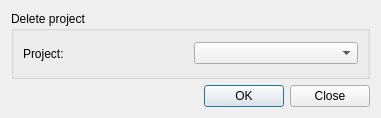
<?xml version="1.0" encoding="UTF-8"?>
<ui version="4.0">
 <class>DeleteProject</class>
 <widget class="QDialog" name="DeleteProject">
  <property name="geometry">
   <rect>
    <x>0</x>
    <y>0</y>
    <width>381</width>
    <height>116</height>
   </rect>
  </property>
  <property name="windowTitle">
   <string>Delete project</string>
  </property>
  <layout class="QGridLayout" name="gridLayout_3">
   <item row="0" column="0">
    <widget class="QGroupBox" name="groupBox">
     <property name="title">
      <string>Delete project</string>
     </property>
     <property name="flat">
      <bool>false</bool>
     </property>
     <layout class="QGridLayout" name="gridLayout_2">
      <item row="0" column="0">
       <layout class="QGridLayout" name="gridLayout">
        <item row="0" column="1">
         <widget class="QComboBox" name="cBoxProject">
          <property name="enabled">
           <bool>true</bool>
          </property>
          <property name="minimumSize">
           <size>
            <width>0</width>
            <height>0</height>
           </size>
          </property>
         </widget>
        </item>
        <item row="0" column="0">
         <widget class="QLabel" name="label_7">
          <property name="enabled">
           <bool>true</bool>
          </property>
          <property name="minimumSize">
           <size>
            <width>0</width>
            <height>27</height>
           </size>
          </property>
          <property name="text">
           <string>Project: </string>
          </property>
         </widget>
        </item>
       </layout>
      </item>
     </layout>
    </widget>
   </item>
   <item row="1" column="0">
    <widget class="QDialogButtonBox" name="buttonBox">
     <property name="orientation">
      <enum>Qt::Horizontal</enum>
     </property>
     <property name="standardButtons">
      <set>QDialogButtonBox::Close|QDialogButtonBox::Ok</set>
     </property>
    </widget>
   </item>
  </layout>
 </widget>
 <resources/>
 <connections>
  <connection>
   <sender>buttonBox</sender>
   <signal>accepted()</signal>
   <receiver>DeleteProject</receiver>
   <slot>accept()</slot>
   <hints>
    <hint type="sourcelabel">
     <x>248</x>
     <y>254</y>
    </hint>
    <hint type="destinationlabel">
     <x>157</x>
     <y>274</y>
    </hint>
   </hints>
  </connection>
  <connection>
   <sender>buttonBox</sender>
   <signal>rejected()</signal>
   <receiver>DeleteProject</receiver>
   <slot>reject()</slot>
   <hints>
    <hint type="sourcelabel">
     <x>316</x>
     <y>260</y>
    </hint>
    <hint type="destinationlabel">
     <x>286</x>
     <y>274</y>
    </hint>
   </hints>
  </connection>
 </connections>
</ui>
